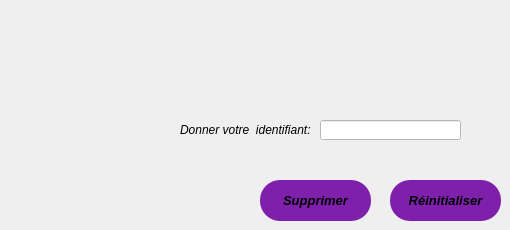
      <widget class="QWidget" name="tab_4">
       <attribute name="title">
        <string>Supprimer un personnel</string>
       </attribute>
       <widget class="QLineEdit" name="idpers">
        <property name="geometry">
         <rect>
          <x>320</x>
          <y>120</y>
          <width>141</width>
          <height>20</height>
         </rect>
        </property>
        <property name="styleSheet">
         <string notr="true">background-color: rgb(255, 255, 255);</string>
        </property>
       </widget>
       <widget class="QLabel" name="label_46">
        <property name="geometry">
         <rect>
          <x>180</x>
          <y>120</y>
          <width>131</width>
          <height>20</height>
         </rect>
        </property>
        <property name="font">
         <font>
          <italic>true</italic>
         </font>
        </property>
        <property name="text">
         <string>Donner votre  identifiant:</string>
        </property>
       </widget>
       <widget class="QPushButton" name="supprimer">
        <property name="geometry">
         <rect>
          <x>260</x>
          <y>180</y>
          <width>111</width>
          <height>41</height>
         </rect>
        </property>
        <property name="font">
         <font>
          <pointsize>10</pointsize>
          <weight>75</weight>
          <italic>true</italic>
          <bold>true</bold>
         </font>
        </property>
        <property name="styleSheet">
         <string notr="true">
QPushButton
{
border-radius: 10px 100px / 120px;
background-color: rgb(126, 32, 172);
border-color: rgb(0, 0, 255);
border-radius: 20px;
}
QPushButton:hover
{

border-left:10px solid rgb(255, 255, 255);
color:rgb(255, 255, 255);
}
QPushButton:pressed
{
font: 11pt &quot;Microsoft YaHei&quot;;
}

</string>
        </property>
        <property name="text">
         <string>Supprimer</string>
        </property>
       </widget>
       <widget class="QPushButton" name="renitialiser_2">
        <property name="geometry">
         <rect>
          <x>390</x>
          <y>180</y>
          <width>111</width>
          <height>41</height>
         </rect>
        </property>
        <property name="font">
         <font>
          <pointsize>10</pointsize>
          <weight>75</weight>
          <italic>true</italic>
          <bold>true</bold>
         </font>
        </property>
        <property name="styleSheet">
         <string notr="true">
QPushButton
{
border-radius: 10px 100px / 120px;
background-color: rgb(126, 32, 172);
border-color: rgb(0, 0, 255);
border-radius: 20px;
}
QPushButton:hover
{

border-left:10px solid rgb(255, 255, 255);
color:rgb(255, 255, 255);
}
QPushButton:pressed
{
font: 11pt &quot;Microsoft YaHei&quot;;
}

</string>
        </property>
        <property name="text">
         <string>Réinitialiser</string>
        </property>
       </widget>
      </widget>
